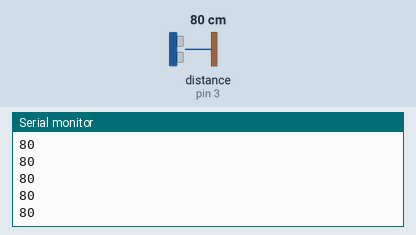
Bench run of a sketch on a simulated Arduino Uno, built with avr-gcc and run on an emulated ATmega328P. On the bench: the last lines printed to the serial monitor. Wiring (inferred from the names in the program): ultrasonic range finder: trigger pin 2; echo pin 3. The test bench sets the inputs (shaded band); at power-on: distance to the obstacle (sensor on pin 3) 80 cm. The echo pulse lasts 58.3 µs per cm.

Above: at 1.2 s.
1.3 s: distance to the obstacle (sensor on pin 3) set to 2 cm
At 1.37 s:
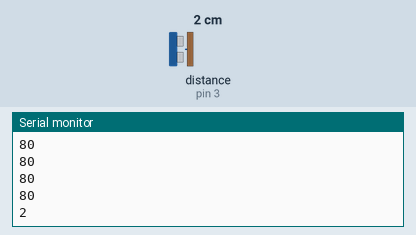
2.8 s: distance to the obstacle (sensor on pin 3) set to 4 cm
At 2.88 s:
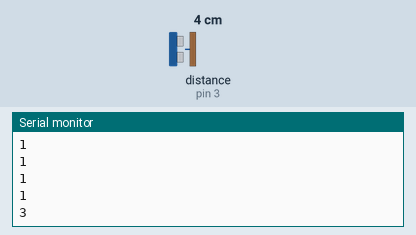
Timing chart, 0 to 5.8 s (numbered marks = the images above; inputs shaded):
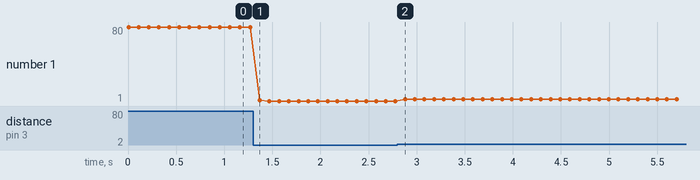

Measured:
- after the input at 1.3 s, the serial monitor: prints a new line after 0.07 s (image 1)
- after the input at 2.8 s, the serial monitor: prints a new line after 0.08 s (image 2)
- plotted number 1: 80 → 1 after the input at 1.3 s, 1 → 3 after the input at 2.8 s

The sketch:

ultrasonic.ino
```cpp
//На контроллере Технолаб порты М12(2) и М11(3) расположены внизу слева
//указываем порт, к которому подключён вход INPUT датчика расстояния М12(2)
const int Trig = 2;
//указываем порт, к которому подключён выход OUTPUT датчика расстояния М11(3)
const int Echo = 3;
void setup() {
//настраиваем порт входа датчика расстояния на вывод сигнала
pinMode(Trig, OUTPUT);
//настраиваем порт выхода датчика расстояния на ввод сигнала
pinMode(Echo, INPUT);
//инициализируем соединение с ПК по последовательному порту
//со скоростью 9600 бод
Serial.begin(9600);
}
//объявляем и инициализируем переменную для работы с временем
unsigned int time_us=0;
//объявляем и инициализируем переменную для работы с расстоянием
unsigned int distance_sm=0;
void loop() {
// подаём сигнал на вход датчика
digitalWrite(Trig, HIGH);
// удерживаем его 10 микросекунд
delayMicroseconds(10);
// убираем сигнал со входа датчика
digitalWrite(Trig, LOW);
// замеряем длину импульса на выходе датчика
time_us=pulseIn(Echo, HIGH, 40000);
// пересчитываем полученные данные в сантиметры
distance_sm=time_us/58;
// выводим в последовательный порт полученные значения расстояния
Serial.println(distance_sm);
//пауза между опросами датчика расстояния - 100 мс
delay(100);
}
```
